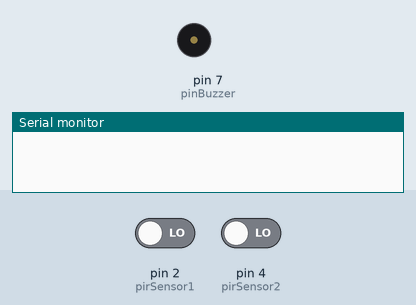
Bench run of a sketch on a simulated Arduino Uno, built with avr-gcc and run on an emulated ATmega328P. On the bench: buzzer (waves = sounding), the last lines printed to the serial monitor. The inputs (shaded band) are chosen by the test bench; at power-on: pin 4 (pirSensor2) LOW, pin 2 (pirSensor1) LOW.

Above: at 1.2 s.
1.3 s: pin 4 (pirSensor2) driven HIGH
At 2.4 s:
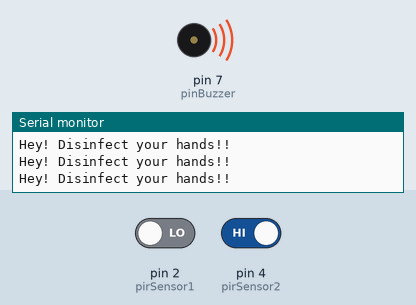
2.8 s: pin 2 (pirSensor1) driven HIGH
At 3.9 s:
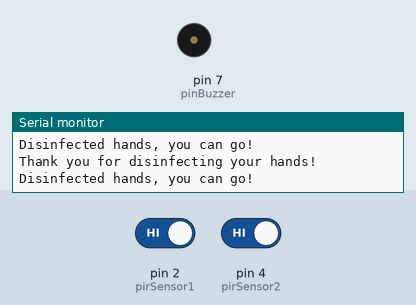
4.4 s: pin 2 (pirSensor1) driven LOW
7.4 s: pin 4 (pirSensor2) driven LOW
At 7.9 s:
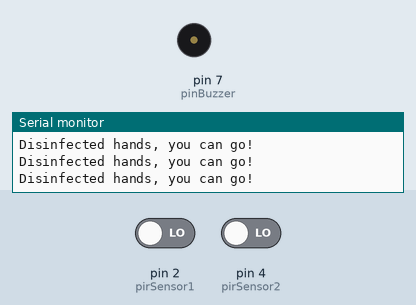
Timing chart, 0 to 9.9 s (numbered marks = the images above; inputs shaded):
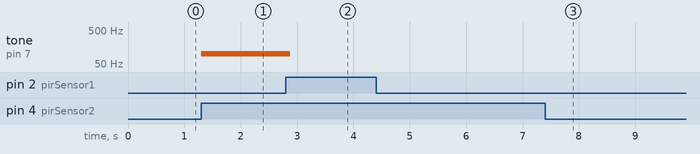

Measured:
- after the input at 1.3 s, tone on pin 7 (pinBuzzer): silent → 100 Hz at once
- after the input at 2.8 s, tone on pin 7 (pinBuzzer): 100 Hz → silent after 0.08 s
- after the input at 7.4 s, tone on pin 7 (pinBuzzer): stays silent (without the input it goes to 100 Hz after 0.98 s)

The sketch:

Buzzer-to-hand-sanitizer.ino
```cpp
int pirSensor1 = 2; // Define Pin 2 (Pir on the hand sanitizer)
int pirSensor2 = 4; // Define Pin 4 (Pir after the hand sanitizer)
int pinBuzzer = 7; // Define the Buzzer

// Variables that will store the time values when movement detected
unsigned long currentMillis1;
unsigned long currentMillis2;

// Interval in which if Pin 4 detects a signal, the buzzer will not beep
const unsigned long interval = 4000;

// Initialize the Pins
void setup() {
  pinMode(pirSensor1, INPUT);
  pinMode(pirSensor2, INPUT);
  pinMode(pinBuzzer, OUTPUT);

  Serial.begin(9600); // Configuration of the Serial port
}

void loop() {

  pirSensor1 = digitalRead(2);
  pirSensor2 = digitalRead(4);

  justCleaning();
  cleaning();
}

// Function if Pin 2 detects movement first
void justCleaning() {
  if (pirSensor1 == HIGH) {
    currentMillis1 = millis(); // Stores the current value of millis() in the variable
    Serial.println("Thank you for disinfecting your hands!");
  }
}

// Function if Pin 4 detects movement first
void cleaning () {
  if ((pirSensor2 == HIGH) && currentMillis1 != 0) {
    currentMillis2 = millis(); // Stores the current value of millis() in the variable
    if ((currentMillis2 - currentMillis1 < interval) && currentMillis2 - currentMillis1 != 0)  {
        Serial.println("Disinfected hands, you can go!");
      noTone(7);
    }
    else {
      noTone(7);
    }
  }
   if (pirSensor2 == HIGH && (currentMillis2 - currentMillis1 >= interval) or pirSensor2 == HIGH && currentMillis1 == 0) {
    tone(7, 100, 1000);
    Serial.println("Hey! Disinfect your hands!!");
   }
}
```
